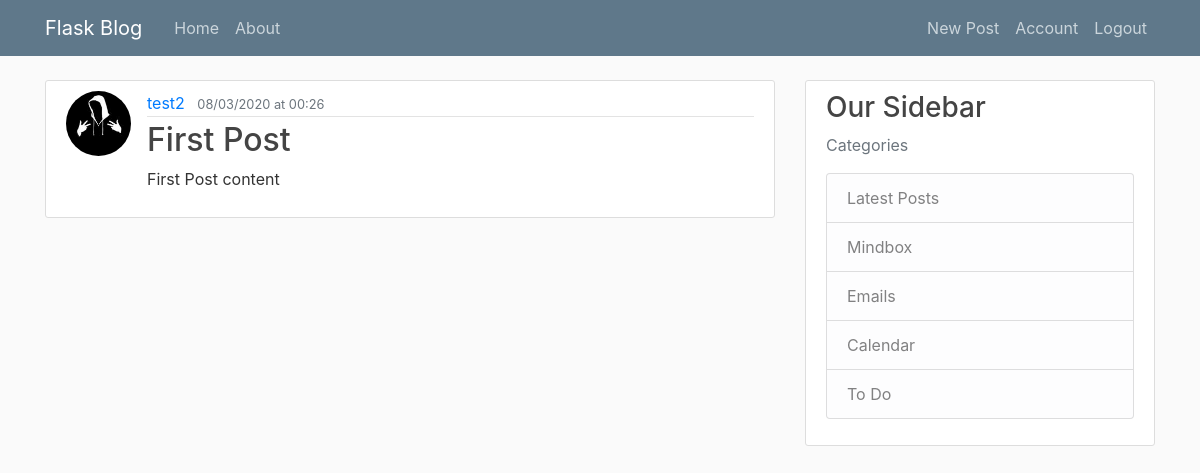
The app's page /post/1 (signed in) with its own data.
### flaskblog/models.py (models this page shows, shortened)
class User(db.Model, UserMixin):
    id = db.Column(db.Integer, primary_key=True)
    username = db.Column(db.String(20), unique=True, nullable=False)
    email = db.Column(db.String(120), unique=True, nullable=False)
    image_file = db.Column(db.String(20), nullable=False, default='default.jpg')
    password = db.Column(db.String(60), nullable=False)
    posts = db.relationship('Post', backref='author', lazy=True)

class Post(db.Model):
    id = db.Column(db.Integer, primary_key=True)
    title = db.Column(db.String(120), nullable=False)
    date_posted = db.Column(db.DateTime, nullable=False, default=datetime.now(timezone('Europe/Moscow')))
    content = db.Column(db.Text, nullable=False)
    user_id = db.Column(db.Integer, db.ForeignKey('user.id'), nullable=False)

### flaskblog/posts/routes.py (the view)
@posts.route('/post/<int:post_id>')
@login_required
def post(post_id):
    post = Post.query.get_or_404(post_id)
    return render_template('post.html', title=post.title, post=post)

### flaskblog/models.py (called while the page is built)
@login_manager.user_loader
def load_user(user_id):
    return User.query.get(int(user_id))

### flaskblog/templates/post.html (shortened to what this page needs)
{% extends "layout.html" %}
{%  block content %}
    <article class="media content-section">
        <img class="rounded-circle article-img" src="{{ url_for('static', filename='profile_pics/' + post.author.image_file) }}">
        <div class="media-body">
            <div class="article-metadata">
                <a class="mr-2" href="{{ url_for('users.user_posts', username=post.author.username) }}">{{ post.author.username }}</a>
                <small class="text-muted">{{ post.date_posted.strftime('%d/%m/%Y at %R') }}</small>
            </div>
            <h2 class="article-title">{{ post.title }}</h2>
            <p class="article-content">{{ post.content }}</p>
        </div>
    </article>
{% endblock content%}

### flaskblog/static/main.css (style rules this page uses)
body { background: #fafafa; color: #333333; margin-top: 5rem; }
h1, h2, h3, h4, h5, h6 { color: #444444; }
.content-section { background: #ffffff; padding: 10px 20px; border: 1px solid #dddddd; border-radius: 3px; margin-bottom: 20px; }
.article-title { color: #444444; }
.article-content { white-space: pre-line; }
.article-img { height: 65px; width: 65px; margin-right: 16px; }
.article-metadata { padding-bottom: 1px; margin-bottom: 4px; border-bottom: 1px solid #e3e3e3 }

### records on screen
User: image_file (picture), author.username "test2"
Post: date_posted "08/03/2020 at 00:26", title "First Post", content "First Post content"
